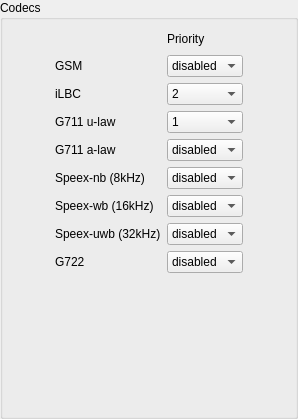
           <widget class="QWidget" name="scrollAreaWidgetContents">
            <property name="geometry">
             <rect>
              <x>0</x>
              <y>0</y>
              <width>298</width>
              <height>419</height>
             </rect>
            </property>
            <layout class="QGridLayout" name="gridLayout_17">
             <property name="leftMargin">
              <number>0</number>
             </property>
             <property name="topMargin">
              <number>0</number>
             </property>
             <property name="rightMargin">
              <number>0</number>
             </property>
             <property name="bottomMargin">
              <number>0</number>
             </property>
             <item row="0" column="0">
              <widget class="QGroupBox" name="groupBox_5">
               <property name="title">
                <string>Codecs</string>
               </property>
               <layout class="QGridLayout" name="gridLayout_5">
                <item row="0" column="0">
                 <layout class="QGridLayout" name="gridLayout_3">
                  <item row="0" column="2">
                   <widget class="QLabel" name="label_12">
                    <property name="text">
                     <string>Priority</string>
                    </property>
                   </widget>
                  </item>
                  <item row="1" column="1">
                   <widget class="QLabel" name="label_11">
                    <property name="text">
                     <string>GSM</string>
                    </property>
                   </widget>
                  </item>
                  <item row="1" column="2">
                   <widget class="StyledComboBox" name="cbCodecGsm">
                    <property name="currentIndex">
                     <number>0</number>
                    </property>
                    <item>
                     <property name="text">
                      <string>disabled</string>
                     </property>
                    </item>
                    <item>
                     <property name="text">
                      <string>1</string>
                     </property>
                    </item>
                    <item>
                     <property name="text">
                      <string>2</string>
                     </property>
                    </item>
                    <item>
                     <property name="text">
                      <string>3</string>
                     </property>
                    </item>
                    <item>
                     <property name="text">
                      <string>4</string>
                     </property>
                    </item>
                    <item>
                     <property name="text">
                      <string>5</string>
                     </property>
                    </item>
                    <item>
                     <property name="text">
                      <string>6</string>
                     </property>
                    </item>
                    <item>
                     <property name="text">
                      <string>7</string>
                     </property>
                    </item>
                    <item>
                     <property name="text">
                      <string>8</string>
                     </property>
                    </item>
                   </widget>
                  </item>
                  <item row="2" column="1">
                   <widget class="QLabel" name="label_13">
                    <property name="text">
                     <string>iLBC</string>
                    </property>
                   </widget>
                  </item>
                  <item row="2" column="2">
                   <widget class="StyledComboBox" name="cbCodecIlbc">
                    <property name="currentIndex">
                     <number>2</number>
                    </property>
                    <item>
                     <property name="text">
                      <string>disabled</string>
                     </property>
                    </item>
                    <item>
                     <property name="text">
                      <string>1</string>
                     </property>
                    </item>
                    <item>
                     <property name="text">
                      <string>2</string>
                     </property>
                    </item>
                    <item>
                     <property name="text">
                      <string>3</string>
                     </property>
                    </item>
                    <item>
                     <property name="text">
                      <string>4</string>
                     </property>
                    </item>
                    <item>
                     <property name="text">
                      <string>5</string>
                     </property>
                    </item>
                    <item>
                     <property name="text">
                      <string>6</string>
                     </property>
                    </item>
                    <item>
                     <property name="text">
                      <string>7</string>
                     </property>
                    </item>
                    <item>
                     <property name="text">
                      <string>8</string>
                     </property>
                    </item>
                   </widget>
                  </item>
                  <item row="3" column="1">
                   <widget class="QLabel" name="label_14">
                    <property name="text">
                     <string>G711 u-law</string>
                    </property>
                   </widget>
                  </item>
                  <item row="3" column="2">
                   <widget class="StyledComboBox" name="cbCodecUlaw">
                    <property name="currentIndex">
                     <number>1</number>
                    </property>
                    <item>
                     <property name="text">
                      <string>disabled</string>
                     </property>
                    </item>
                    <item>
                     <property name="text">
                      <string>1</string>
                     </property>
                    </item>
                    <item>
                     <property name="text">
                      <string>2</string>
                     </property>
                    </item>
                    <item>
                     <property name="text">
                      <string>3</string>
                     </property>
                    </item>
                    <item>
                     <property name="text">
                      <string>4</string>
                     </property>
                    </item>
                    <item>
                     <property name="text">
                      <string>5</string>
                     </property>
                    </item>
                    <item>
                     <property name="text">
                      <string>6</string>
                     </property>
                    </item>
                    <item>
                     <property name="text">
                      <string>7</string>
                     </property>
                    </item>
                    <item>
                     <property name="text">
                      <string>8</string>
                     </property>
                    </item>
                   </widget>
                  </item>
                  <item row="4" column="1">
                   <widget class="QLabel" name="label_15">
                    <property name="text">
                     <string>G711 a-law</string>
                    </property>
                   </widget>
                  </item>
                  <item row="4" column="2">
                   <widget class="StyledComboBox" name="cbCodecAlaw">
                    <property name="currentIndex">
                     <number>0</number>
                    </property>
                    <item>
                     <property name="text">
                      <string>disabled</string>
                     </property>
                    </item>
                    <item>
                     <property name="text">
                      <string>1</string>
                     </property>
                    </item>
                    <item>
                     <property name="text">
                      <string>2</string>
                     </property>
                    </item>
                    <item>
                     <property name="text">
                      <string>3</string>
                     </property>
                    </item>
                    <item>
                     <property name="text">
                      <string>4</string>
                     </property>
                    </item>
                    <item>
                     <property name="text">
                      <string>5</string>
                     </property>
                    </item>
                    <item>
                     <property name="text">
                      <string>6</string>
                     </property>
                    </item>
                    <item>
                     <property name="text">
                      <string>7</string>
                     </property>
                    </item>
                    <item>
                     <property name="text">
                      <string>8</string>
                     </property>
                    </item>
                   </widget>
                  </item>
                  <item row="5" column="1">
                   <widget class="QLabel" name="label_16">
                    <property name="text">
                     <string>Speex-nb (8kHz)</string>
                    </property>
                    <property name="wordWrap">
                     <bool>true</bool>
                    </property>
                   </widget>
                  </item>
                  <item row="5" column="2">
                   <widget class="StyledComboBox" name="cbCodecSpeexNb">
                    <property name="currentIndex">
                     <number>0</number>
                    </property>
                    <item>
                     <property name="text">
                      <string>disabled</string>
                     </property>
                    </item>
                    <item>
                     <property name="text">
                      <string>1</string>
                     </property>
                    </item>
                    <item>
                     <property name="text">
                      <string>2</string>
                     </property>
                    </item>
                    <item>
                     <property name="text">
                      <string>3</string>
                     </property>
                    </item>
                    <item>
                     <property name="text">
                      <string>4</string>
                     </property>
                    </item>
                    <item>
                     <property name="text">
                      <string>5</string>
                     </property>
                    </item>
                    <item>
                     <property name="text">
                      <string>6</string>
                     </property>
                    </item>
                    <item>
                     <property name="text">
                      <string>7</string>
                     </property>
                    </item>
                    <item>
                     <property name="text">
                      <string>8</string>
                     </property>
                    </item>
                   </widget>
                  </item>
                  <item row="6" column="1">
                   <widget class="QLabel" name="label_17">
                    <property name="text">
                     <string>Speex-wb (16kHz)</string>
                    </property>
                    <property name="wordWrap">
                     <bool>true</bool>
                    </property>
                   </widget>
                  </item>
                  <item row="6" column="2">
                   <widget class="StyledComboBox" name="cbCodecSpeexWb">
                    <property name="currentIndex">
                     <number>0</number>
                    </property>
                    <item>
                     <property name="text">
                      <string>disabled</string>
                     </property>
                    </item>
                    <item>
                     <property name="text">
                      <string>1</string>
                     </property>
                    </item>
                    <item>
                     <property name="text">
                      <string>2</string>
                     </property>
                    </item>
                    <item>
                     <property name="text">
                      <string>3</string>
                     </property>
                    </item>
                    <item>
                     <property name="text">
                      <string>4</string>
                     </property>
                    </item>
                    <item>
                     <property name="text">
                      <string>5</string>
                     </property>
                    </item>
                    <item>
                     <property name="text">
                      <string>6</string>
                     </property>
                    </item>
                    <item>
                     <property name="text">
                      <string>7</string>
                     </property>
                    </item>
                    <item>
                     <property name="text">
                      <string>8</string>
                     </property>
                    </item>
                   </widget>
                  </item>
                  <item row="7" column="1">
                   <widget class="QLabel" name="label_18">
                    <property name="text">
                     <string>Speex-uwb (32kHz)</string>
                    </property>
                    <property name="wordWrap">
                     <bool>true</bool>
                    </property>
                   </widget>
                  </item>
                  <item row="7" column="2">
                   <widget class="StyledComboBox" name="cbCodecSpeexUwb">
                    <property name="currentIndex">
                     <number>0</number>
                    </property>
                    <item>
                     <property name="text">
                      <string>disabled</string>
                     </property>
                    </item>
                    <item>
                     <property name="text">
                      <string>1</string>
                     </property>
                    </item>
                    <item>
                     <property name="text">
                      <string>2</string>
                     </property>
                    </item>
                    <item>
                     <property name="text">
                      <string>3</string>
                     </property>
                    </item>
                    <item>
                     <property name="text">
                      <string>4</string>
                     </property>
                    </item>
                    <item>
                     <property name="text">
                      <string>5</string>
                     </property>
                    </item>
                    <item>
                     <property name="text">
                      <string>6</string>
                     </property>
                    </item>
                    <item>
                     <property name="text">
                      <string>7</string>
                     </property>
                    </item>
                    <item>
                     <property name="text">
                      <string>8</string>
                     </property>
                    </item>
                   </widget>
                  </item>
                  <item row="8" column="1">
                   <widget class="QLabel" name="label_19">
                    <property name="text">
                     <string>G722</string>
                    </property>
                   </widget>
                  </item>
                  <item row="8" column="2">
                   <widget class="StyledComboBox" name="cbCodecG722">
                    <property name="currentIndex">
                     <number>0</number>
                    </property>
                    <item>
                     <property name="text">
                      <string>disabled</string>
                     </property>
                    </item>
                    <item>
                     <property name="text">
                      <string>1</string>
                     </property>
                    </item>
                    <item>
                     <property name="text">
                      <string>2</string>
                     </property>
                    </item>
                    <item>
                     <property name="text">
                      <string>3</string>
                     </property>
                    </item>
                    <item>
                     <property name="text">
                      <string>4</string>
                     </property>
                    </item>
                    <item>
                     <property name="text">
                      <string>5</string>
                     </property>
                    </item>
                    <item>
                     <property name="text">
                      <string>6</string>
                     </property>
                    </item>
                    <item>
                     <property name="text">
                      <string>7</string>
                     </property>
                    </item>
                    <item>
                     <property name="text">
                      <string>8</string>
                     </property>
                    </item>
                   </widget>
                  </item>
                  <item row="0" column="0">
                   <spacer name="horizontalSpacer_13">
                    <property name="orientation">
                     <enum>Qt::Horizontal</enum>
                    </property>
                    <property name="sizeHint" stdset="0">
                     <size>
                      <width>1</width>
                      <height>20</height>
                     </size>
                    </property>
                   </spacer>
                  </item>
                  <item row="0" column="3">
                   <spacer name="horizontalSpacer_14">
                    <property name="orientation">
                     <enum>Qt::Horizontal</enum>
                    </property>
                    <property name="sizeHint" stdset="0">
                     <size>
                      <width>1</width>
                      <height>20</height>
                     </size>
                    </property>
                   </spacer>
                  </item>
                 </layout>
                </item>
                <item row="1" column="0">
                 <spacer name="verticalSpacer">
                  <property name="orientation">
                   <enum>Qt::Vertical</enum>
                  </property>
                  <property name="sizeHint" stdset="0">
                   <size>
                    <width>20</width>
                    <height>40</height>
                   </size>
                  </property>
                 </spacer>
                </item>
               </layout>
              </widget>
             </item>
            </layout>
           </widget>
